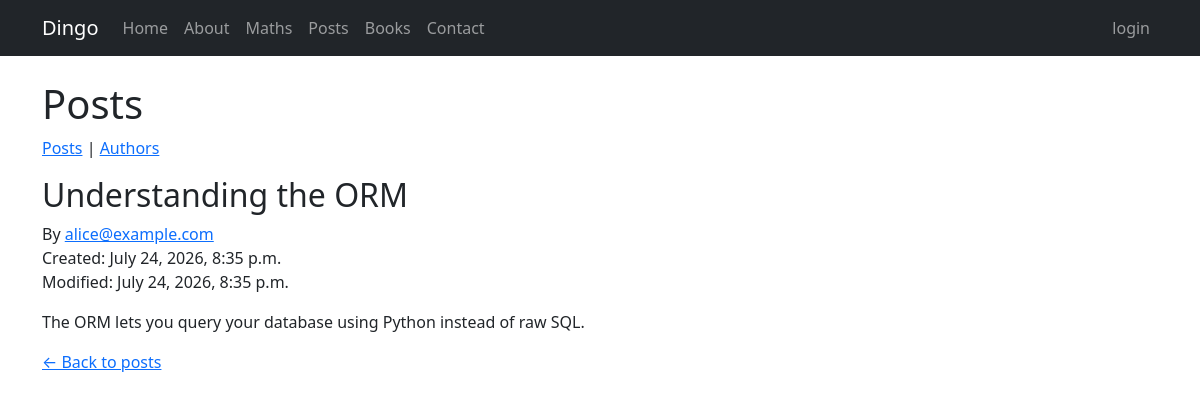
Page /posts/2/ on the committed database.
### posts/models.py (models this page shows, shortened)
class Post(models.Model):
    title = models.CharField(max_length=200)
    content = models.TextField()
    created = models.DateTimeField(auto_now_add=True)
    modified = models.DateTimeField(auto_now=True)
    author = models.ForeignKey(
        Author,
        on_delete=models.CASCADE,
        related_name="posts",
    )
    class Meta:
        ordering = ["-created"]

class Author(models.Model):
    email = models.EmailField(unique=True)
    bio = models.TextField(null=True, blank=True)
    def __str__(self):
        return self.email

### posts/views.py (the view)
# urls.py: path("<int:pk>/", post_details, name="post_details"),
def post_details(request, pk):
    post = get_object_or_404(Post, pk=pk)
    return render(
        request=request,
        template_name="posts/post_details.html",
        context={"post": post},
    )

### posts/templates/posts/post_details.html (shortened to what this page needs)
{% extends "posts/base.html" %}
{% block posts_content %}
    <h2>{{ post.title }}</h2>
    <p>
        By <a href="{% url 'posts:author_details' pk=post.author.pk %}">{{ post.author }}</a><br>
        Created: {{ post.created }}<br>
        Modified: {{ post.modified }}
    </p>
    <p>{{ post.content }}</p>
    <p><a href="{% url 'posts:posts_list' %}">&larr; Back to posts</a></p>
{% endblock %}

### rows in the picture
Post: title "Understanding the ORM", author "alice@example.com", created "July 24, 2026, 8:35 p.m.", modified "July 24, 2026, 8:35 p.m.", content "The ORM lets you query your database using Python instead of raw SQL."
